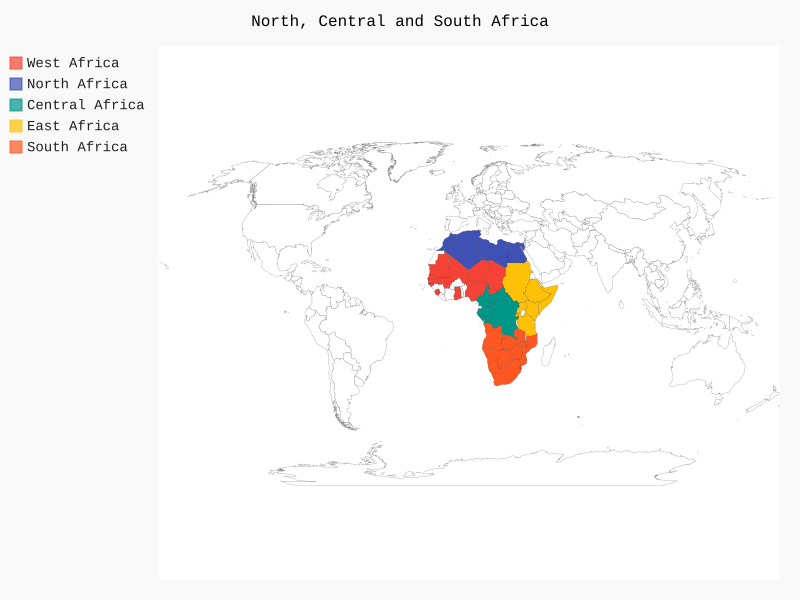

Reproduce this figure in Python.
import pygal

from pygal.maps.world import World


wm = World()
wm.title = 'North, Central and South Africa'

wm.add('West Africa', ['sn', 'ml','ty', 'td', 'sl', 'mr', 'ng', 'gw', 'gh', 'ne'])
wm.add('North Africa', ['tn', 'td', 'ml', 'ma', 'ly', 'eg', 'dz'])
wm.add('Central Africa', ['bi', 'cd', 'cf', 'cg', 'cm', 'ga's])
wm.add('East Africa', ['ug', 'tz', 'so', 'sd', 'rw', 'ke', 'et'])
wm.add('South Africa', ['za', 'zm', 'zw', 'sz', 'na', 'mz', 'mw', 'ls',
    'ao', 'bw'])

wm.render_to_file('africas.svg')
